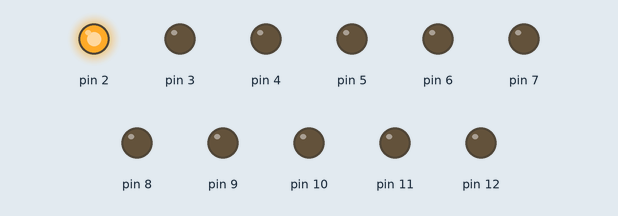
Simulated run of this sketch. Board: Arduino Uno, built with avr-gcc and run on an emulated ATmega328P. On the bench: output pins drawn as LEDs (lit = HIGH).

Above: at 0.05 s.
At 0.65 s:
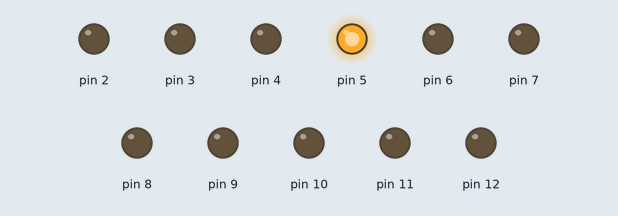
At 1.25 s:
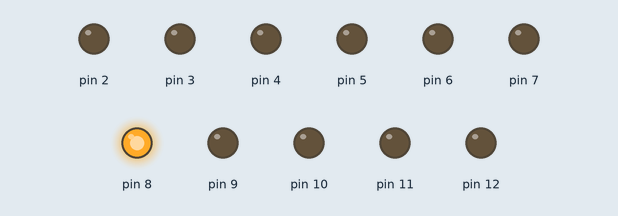
At 2.45 s:
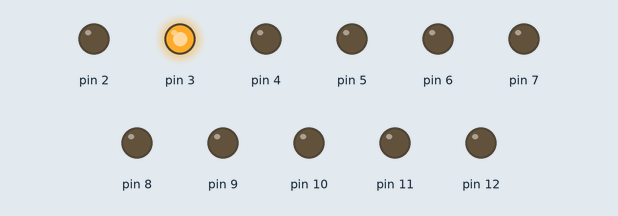
At 3.65 s:
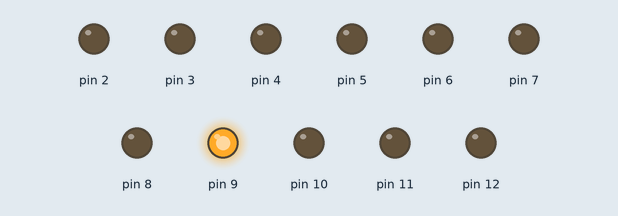
At 4.95 s:
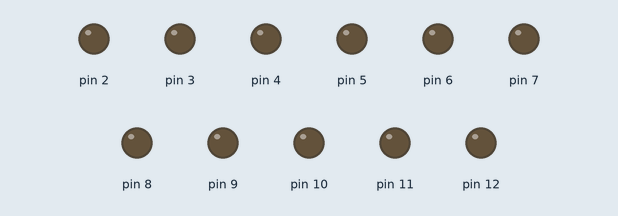
Timing chart, 0 to 5.2 s (numbered marks = the images above):
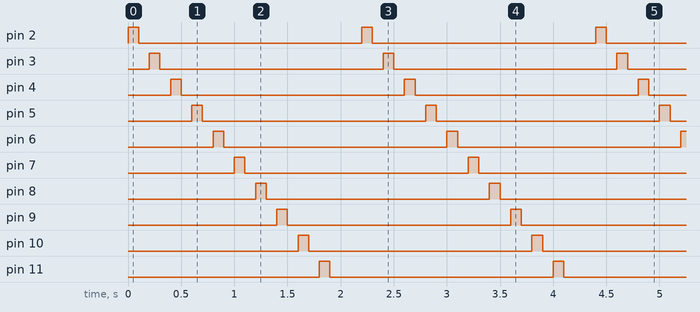

Measured:
- by itself, pin 2–12: alternates HIGH for 0.10 s and LOW for 2.1 s
- by itself, everything shown: repeats every 2.2 s, in 22 steps

The sketch:

LED_CODE.ino
```cpp
class LED{
  private:
    int leds1;
    int leds2;
    int leds3;
    int leds4;
    int leds5;
    int leds6;
    int leds7;
    int leds8;
    int leds9;
    int leds10;
    int leds11;
  public:
    LED(int led_1,int led_2,int led_3,int led_4,int led_5,int led_6,int led_7,int led_8,int led_9,int led_10,int led_11){
      leds1=led_1;
      leds2=led_2;
      leds3=led_3;
      leds4=led_4;
      leds5=led_5;
      leds6=led_6;
      leds7=led_7;
      leds8=led_8;
      leds9=led_9;
      leds10=led_10;
      leds11=led_11;
    }
    void setPIN(){
      pinMode(leds1,OUTPUT);
      pinMode(leds2,OUTPUT);
      pinMode(leds3,OUTPUT);
      pinMode(leds4,OUTPUT);
      pinMode(leds5,OUTPUT);
      pinMode(leds6,OUTPUT);
      pinMode(leds7,OUTPUT);
      pinMode(leds8,OUTPUT);
      pinMode(leds9,OUTPUT);
      pinMode(leds10,OUTPUT);
      pinMode(leds11,OUTPUT);
    }
    void showLED(){

        digitalWrite(leds1,HIGH);
        delay(100);
        digitalWrite(leds1,LOW);
        delay(100);
        digitalWrite(leds2,HIGH);
        delay(100);
        digitalWrite(leds2,LOW);
        delay(100);
        digitalWrite(leds3,HIGH);
        delay(100);
        digitalWrite(leds3,LOW);
        delay(100);
        digitalWrite(leds4,HIGH);
        delay(100);
        digitalWrite(leds4,LOW);
        delay(100);
        digitalWrite(leds5,HIGH);
        delay(100);
        digitalWrite(leds5,LOW);
        delay(100);
        digitalWrite(leds6,HIGH);
        delay(100);
        digitalWrite(leds6,LOW);
        delay(100);
        digitalWrite(leds7,HIGH);
        delay(100);
        digitalWrite(leds7,LOW);
        delay(100);
        digitalWrite(leds8,HIGH);
        delay(100);
        digitalWrite(leds8,LOW);
        delay(100);
        digitalWrite(leds9,HIGH);
        delay(100);
        digitalWrite(leds9,LOW);
        delay(100);
        digitalWrite(leds10,HIGH);
        delay(100);
        digitalWrite(leds10,LOW);
        delay(100);
        digitalWrite(leds11,HIGH);
        delay(100);
        digitalWrite(leds11,LOW);
        delay(100);
    }
};


LED led(2,3,4,5,6,7,8,9,10,11,12);
void setup() {
  led.setPIN();

}

void loop() {
  led.showLED();

}
```
